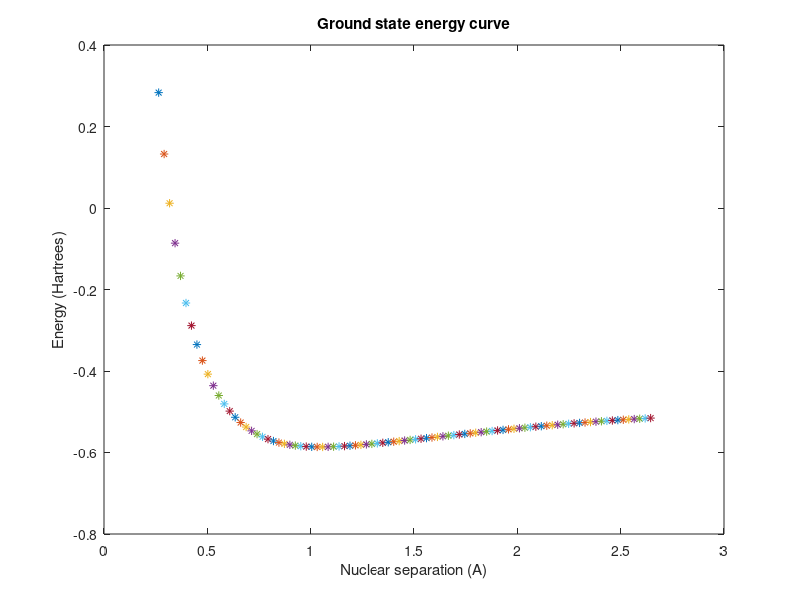
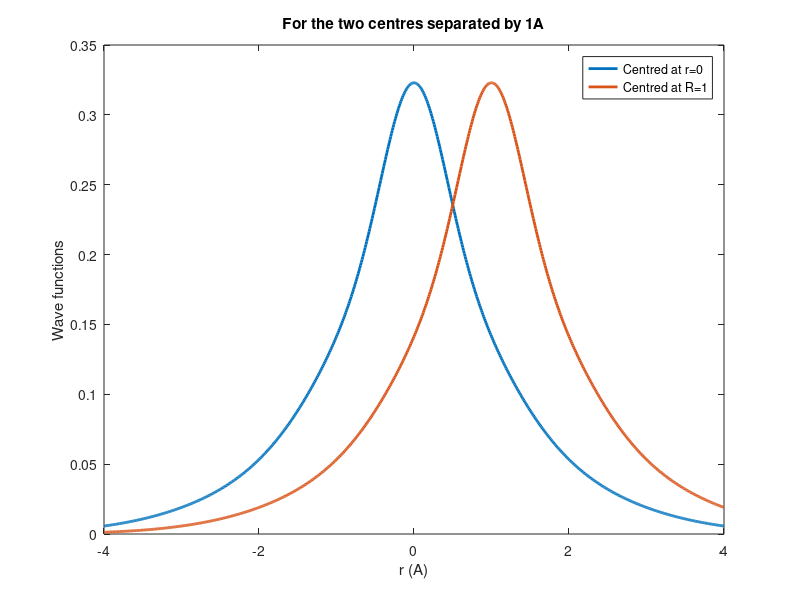
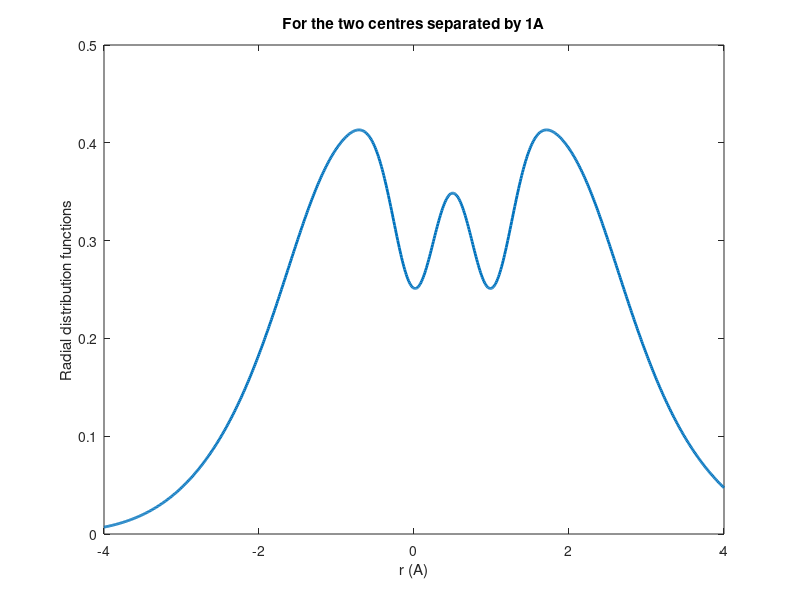

Write the MATLAB code that produced these figures, in order.
%Ishika Singh and Shivali Agrawal
a1=[0.168856 0.623913 3.42525]; %exponents of the STO-3G basis functions 
a=[a1 a1]; % for 2 1s orbitals
%guessed coefficients, we won't require to guess beacuse we don't need
%density matrix which is required for 2-electron integrals

%initiating other matrices
T=zeros(6,6);
S=zeros(6,6);
F=zeros(6,6);
X=zeros(6,6);
V=zeros(6,6);

% function required for evaluating Vext matrix elements
F0= @(t) 0.5*(pi/t)^0.5*erf(t^0.5);

% starting value of nuclear distance, since 0.5 a.u. is the minimum atomic
% radius;
% the nuclear distance is varied till 5 a.u., the energy is constant beyond
% this point as there isn't any interaction between the atoms
ii=1;
for R=0.5:0.05:5
R
%evaluating the integrals for different blocks of the Fock matrix

%top-left block: 1s_a:1s_a type integrals
for i=1:3
    for j=1:3
    % all the integrals are reduced analytically to less complicated forms
    % so that the computations expenses could be cut down
    %(ref: ?Modern Quantum Chemistry: Introduction to Advanced Electronic Structure Theory?, by Attila
    % Szabo and Neil S. Ostlund, Dover Publications, ISBN-10: 0486691861.)
    % p, m, K are some short hand notations for certain constant terms used
    % in the integrals 
    p=a(i)+a(j);
    m=a(i)*a(j);
    K=1;
    %overlap term
    S(i,j)=K*(pi/p)^1.5;
    %kinetic energy term
    %%T(i,j)=c(i)*c(j)*(m/p)*3*(pi/p)^1.5;
    T(i,j)=0.5*(m/p)*(6-4*(m/p)*(0)^2)*S(i,j);
    k=F0(p*R^2);
    %nuclear attraction energy term
    V(i,j)=(-2*pi/p)*(1+k);
    %fock matrix
    F(i,j)=T(i,j)+V(i,j);
    end
end
%similar computations are performed for other blocks as well
%top-right block: 1s_a:1s_b type integrals
for i=1:3
    for j=4:6
    p=a(i)+a(j);
    m=a(i)*a(j);
    K=exp(-(m*R^2)/p);
    S(i,j)=K*(pi/p)^1.5;  
    %%T(i,j)=c(i)*c(j)*(m/p)*(3-2*m*R^2/p)*(pi/p)^1.5*exp(-m*R^2/p);
    T(i,j)=0.5*(m/p)*(6-4*(m/p)*(R)^2)*S(i,j);
    Rp=a(j)*R/(p);
    V(i,j)=(-2*pi/p)*exp(-(m/p)*R^2)*(F0(p*Rp^2)+F0(p*(Rp-R)^2));
    F(i,j)=T(i,j)+V(i,j);
    end
end
%bottom-left block: 1s_b:1s_a type integrals
for i=4:6
    for j=1:3
    p=a(i)+a(j);
    m=a(i)*a(j);
    K=exp(-(m*R^2)/p);
    S(i,j)=K*(pi/p)^1.5;   
    %%T(i,j)=c(i)*c(j)*(m/p)*(3-2*m*R^2/p)*(pi/p)^1.5*exp(-m*R^2/p);
    T(i,j)=0.5*(m/p)*(6-4*(m/p)*(R)^2)*S(i,j);
    Rp=a(i)*R/(p);
    V(i,j)=(-2*pi/p)*exp(-(m/p)*R^2)*(F0(p*Rp^2)+F0(p*(Rp-R)^2));
    F(i,j)=T(i,j)+V(i,j);
    end
end
%bottom-right block: 1s_b:1s_b type integrals
for i=4:6
    for j=4:6
    p=a(i)+a(j);
    m=a(i)*a(j);
    K=1;
    S(i,j)=K*(pi/p)^1.5; 
    %%T(i,j)=c(i)*c(j)*(m/p)*3*(pi/p)^1.5;
    T(i,j)=0.5*(m/p)*(6-4*(m/p)*(0)^2)*S(i,j);
    Rp=R;
    V(i,j)=(-2*pi/p)*(F0(p*Rp^2)+1);
    F(i,j)=T(i,j)+V(i,j);
    end
end
% we do not require the SCF loop since we don't have 2 electron integrals,
% hence the entire Fock matrix is independent of coefficients
% reformulating the eigenvalue equation

[U,s]=eig(S); %U is the unitary matrix that diagonalises S
for j=1:6
    X(:,j)=U(:,j)/s(j,j)^0.5; %X=Us^-0.5 is the orthogonalising transformation matrix
end
F_mod = X'*F*X; %modified Fock Matrix
[c_mod,e]=eig(F_mod);
C=X*c_mod;
eigval= diag(e); 
[e_min,index]=min(eigval);%taking the minimum eigenvalue since we are computing the ground state energy
c=C(:,index); %eigenvector corresponding to the ground state
c=c'; %updating the coefficients 
E(ii)=c*F*c'+1/R; %total energy
plot(R*0.529,E(ii),'*')
ylabel('Energy (Hartrees)')
xlabel('Nuclear separation (A)')
title('Ground state energy curve') 
hold on
ii=ii+1;
end
R=0.5:0.05:5;
[E_min,index]=min(E);
Minimum_energy=E_min
Bond_length=R(index)*0.529

r = -4:0.01:4;  
Y1 =  (c(1).*exp(-a(1).*r.^2) + c(2).*exp(-a(2).*r.^2) + (c(3)).*exp(-a(3).*r.^2));
Y2 = (c(4).*exp(-a(4).*(r-1).^2) + c(5).*exp(-a(5).*(r-1).^2) + (c(6)).*exp(-a(6).*(r-1).^2));
figure()
plot(r,Y1,'LineWidth',2)
ylabel('Wave functions')
xlabel('r (A)')
title('For the two centres separated by 1A')
hold on
plot(r,Y2,'LineWidth',2)
legend('Centred at r=0','Centred at R=1')
hold off 

figure()
Y33 = 4*pi.*(r.^2.*(Y1).^2 + (r-1).^2.*Y2.^2);
plot(r,Y33,'LineWidth',2)
ylabel('Radial distribution functions')
xlabel('r (A)')
title('For the two centres separated by 1A')
